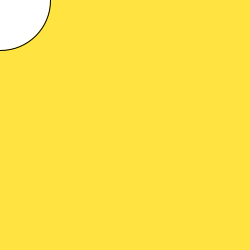
Frame 1 (no input)
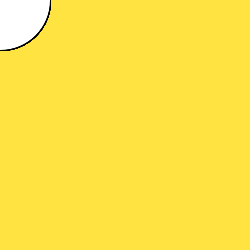
Frame 60 (the mouse pressed at the canvas centre just before this capture)
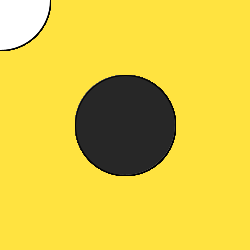
Frame 120 (the mouse held since frame 60 and released just before this capture)

The Processing sketch that drew these frames (run headless with seeded random() and noise(); from frame 60 on, the mouse is pressed at the canvas centre):

// Processing sketch: processing_19615
// ── processing_19615.pde

void setup(){
size(250,250);
smooth();
background(255,227,64);
}
void draw(){
if(mousePressed){
fill(random(255));
}
ellipse(mouseX,mouseY,100,100);
}
